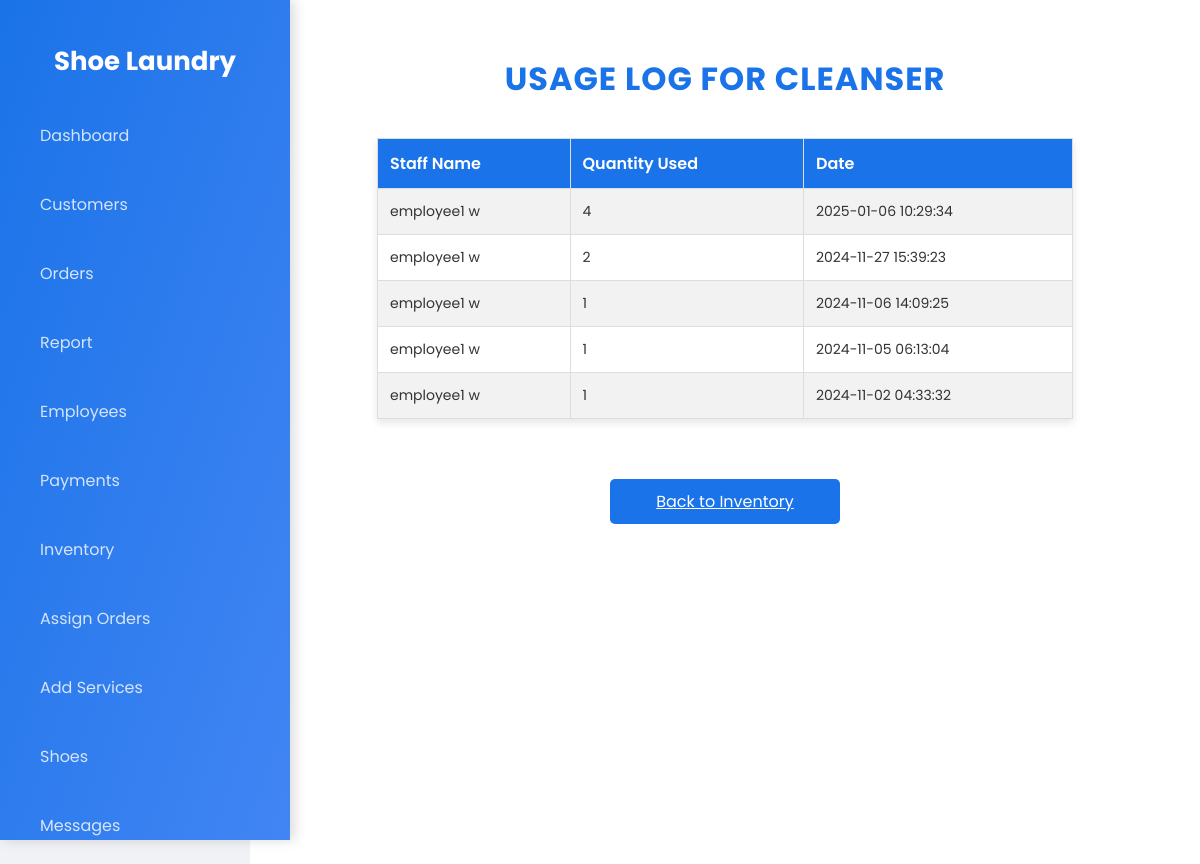
The app's page /view_order_items.php?item_id=3 with its own data.
### tables this page shows
CREATE TABLE `inventory_usage` (
  `usage_id` int(11) NOT NULL,
  `item_id` int(11) NOT NULL,
  `employee_id` int(11) NOT NULL,
  `used_quantity` int(11) NOT NULL,
  `usage_date` timestamp NOT NULL DEFAULT current_timestamp()
);

CREATE TABLE `employees` (
  `employee_id` int(11) NOT NULL,
  `username` varchar(50) NOT NULL,
  `password` varchar(255) NOT NULL,
  `fname` varchar(100) NOT NULL,
  `lname` varchar(50) DEFAULT NULL,
  `phone` varchar(11) DEFAULT NULL,
  `status` enum('active','inactive') DEFAULT 'active',
  `department` varchar(50) DEFAULT NULL,
  `attendance` int(11) DEFAULT 0,
  `performance_score` decimal(5,2) DEFAULT 0.00,
  `created_at` timestamp NOT NULL DEFAULT current_timestamp(),
  `updated_at` timestamp NOT NULL DEFAULT current_timestamp() ON UPDATE current_timestamp(),
  `is_available` tinyint(1) DEFAULT 1
);

### view_order_items.php (the view, shortened to what this page needs)
<?php
include('db_connect.php');
$item_id = $_GET['item_id'];
$item_query = "SELECT item_name FROM inventory WHERE item_id = ?";
$stmt = mysqli_prepare($conn, $item_query);
mysqli_stmt_bind_param($stmt, 'i', $item_id);
mysqli_stmt_execute($stmt);
mysqli_stmt_bind_result($stmt, $item_name);
$usage_query = "
    SELECT u.used_quantity, u.usage_date, e.fname, e.lname
    FROM inventory_usage u
    JOIN employees e ON u.employee_id = e.employee_id
    WHERE u.item_id = ?
    ORDER BY u.usage_date DESC";
$usage_stmt = mysqli_prepare($conn, $usage_query);
mysqli_stmt_bind_param($usage_stmt, 'i', $item_id);
mysqli_stmt_execute($usage_stmt);
$usage_result = mysqli_stmt_get_result($usage_stmt);
?>
<!DOCTYPE html>
<html lang="en">
<head>
    <link rel="stylesheet" href="orview.css">
</head>
<body>
  <div class="sidebar">
        <h2>Shoe Laundry</h2>
        <ul>
        <li><a href="dashboard.php" class="<?= $current_page == 'dashboard.php' ? 'active' : '' ?>">Dashboard</a></li>
        <li><a href="customers.php" class="<?= $current_page == 'customers.php' ? 'active' : '' ?>">Customers</a></li>
        <li><a href="admin_orders.php" class="<?= $current_page == 'admin_orders.php' ? 'active' : '' ?>">Orders</a></li>
        <li><a href="report.php" class="<?= $current_page == 'report.php' ? 'active' : '' ?>">Report</a></li>
        <li><a href="employees.php" class="<?= $current_page == 'employees.php' ? 'active' : '' ?>">Employees</a></li>
        <li><a href="payments.php" class="<?= $current_page == 'payments.php' ? 'active' : '' ?>">Payments</a></li>
        <li><a href="admin_inventory.php" class="<?= $current_page == 'admin_inventory.php' ? 'active' : '' ?>">Inventory</a></li>
        <li><a href="assign_orders.php" class="<?= $current_page == 'assign_orders.php' ? 'active' : '' ?>">Assign Orders</a></li>
        <li><a href="add_services.php" class="<?= $current_page == 'add_services.php' ? 'active' : '' ?>">Add Services</a></li>
        <li><a href="shoe.php" class="<?= $current_page == 'shoe.php' ? 'active' : '' ?>">Shoes</a></li>
        <li><a href="message.php" class="<?= $current_page == 'message.php' ? 'active' : '' ?>">Messages</a></li>
    </ul>
    </div>
       <div class="main-content">
        <div class="header">
            <h1>Usage Log for <?php echo htmlspecialchars($item_name); ?></h1>
        </div>
    <table border="1">
        <tr>
            <th>Staff Name</th>
            <th>Quantity Used</th>
            <th>Date</th>
        </tr>
        <?php while ($usage = mysqli_fetch_assoc($usage_result)): ?>
            <tr>
                <td><?php echo htmlspecialchars($usage['fname'] . " " . $usage['lname']); ?></td>
                <td><?php echo htmlspecialchars($usage['used_quantity']); ?></td>
                <td><?php echo htmlspecialchars($usage['usage_date']); ?></td>
            </tr>
        <?php endwhile; ?>
    </table>
    <div class="button-container">
        <a href="admin_inventory.php" class="back-button">Back to Inventory</a>
    </div>
</body>
</html>

### orview.css (style rules this page uses)
body { font-family: 'Poppins', sans-serif; background-color: #f0f2f5; margin: 0; display: flex; }
.sidebar { width: 250px; height: 100vh; background: linear-gradient(to bottom right, #1a73e8, #4285f4); color: #fff; padding: 20px; position: fixed; box-shadow: 4px 0 12px rgba(0, 0, 0, 0.15); overflow-y: auto; }
.sidebar h2 { text-align: center; font-weight: 700; font-size: 26px; margin-bottom: 30px; }
.sidebar ul { list-style: none; padding: 0; margin: 0; }
.sidebar ul li { margin: 20px 0; }
.sidebar ul li a { color: #ffffffcc; text-decoration: none; font-size: 16px; padding: 12px 20px; display: block; border-radius: 6px; transition: background-color 0.3s, color 0.3s; }
.sidebar { scrollbar-color: #ffffff #1a73e8; scrollbar-width: 12px; }
.main-content { margin-left: 250px; padding: 40px; width: calc(100% - 250px); display: flex; flex-direction: column; align-items: center; background-color: #ffffff; min-height: 100vh; transition: margin-left 0.3s; }
.header h1 { font-size: 32px; font-weight: 700; color: #1a73e8; margin: 0; padding: 15px 0; text-align: center; letter-spacing: 1px; text-transform: uppercase; }
table { width: 80%; margin: 20px 0; border-collapse: collapse; background-color: #fff; box-shadow: 0 4px 8px rgba(0, 0, 0, 0.1); }
table, th, td { border: 1px solid #ddd; padding: 12px; }
th { background-color: #1a73e8; color: white; text-align: left; font-weight: 600; font-size: 16px; }
td { color: #333; font-size: 14px; }
tr:nth-child(even) { background-color: #f2f2f2; }
.back-button { display: inline-block; padding: 10px 15px; background-color: #1a73e8; color: white; border: none; border-radius: 5px; cursor: pointer; transition: background-color 0.3s, transform 0.2s; margin: 20px auto; text-align: center; width: 200px; }
.button-container { display: flex; justify-content: center; margin: 20px 0; }

### records on screen
inventory_usage: employee.lname "employee1 w", used_quantity "4", usage_date "2025-01-06 10:29:34"
inventory_usage: employee.lname "employee1 w", used_quantity "2", usage_date "2024-11-27 15:39:23"
inventory_usage: employee.lname "employee1 w", used_quantity "1", usage_date "2024-11-06 14:09:25"
inventory_usage: employee.lname "employee1 w", used_quantity "1", usage_date "2024-11-05 06:13:04"
inventory_usage: employee.lname "employee1 w", used_quantity "1", usage_date "2024-11-02 04:33:32"

### other values on screen
$item_name "CLEANSER"
